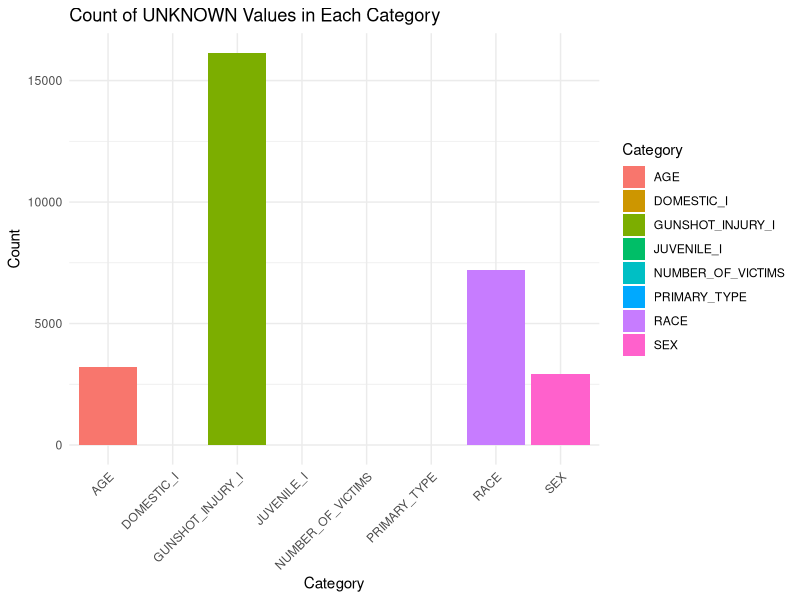
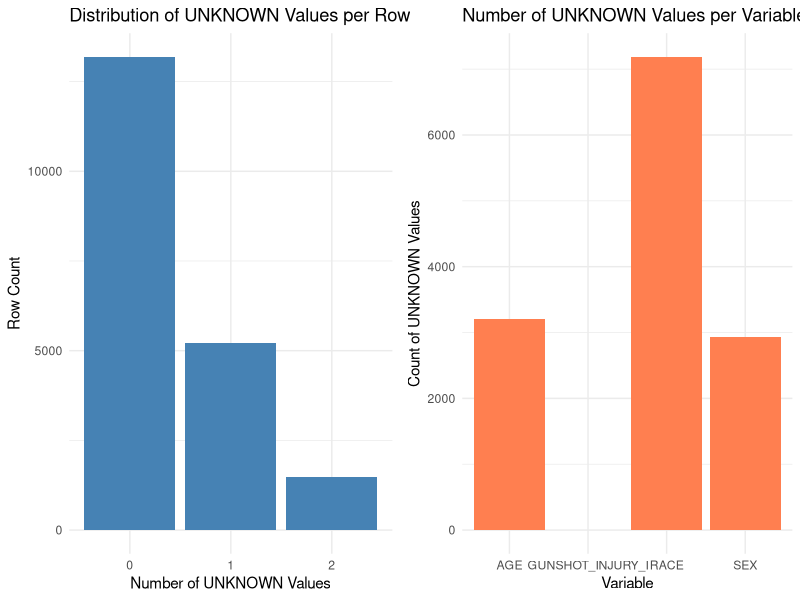
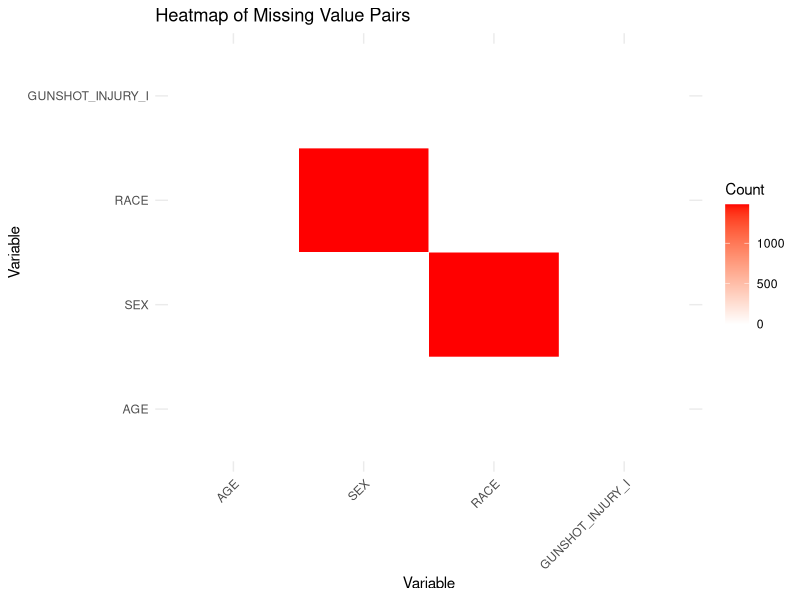
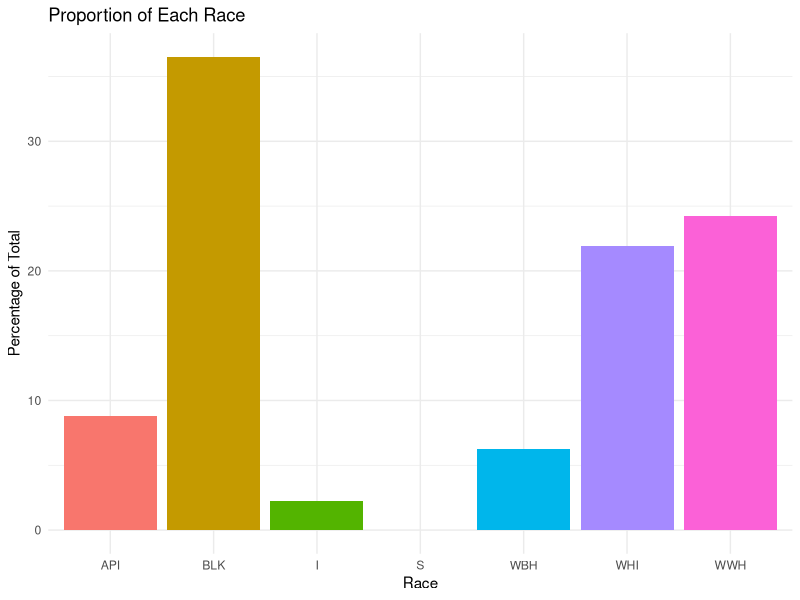
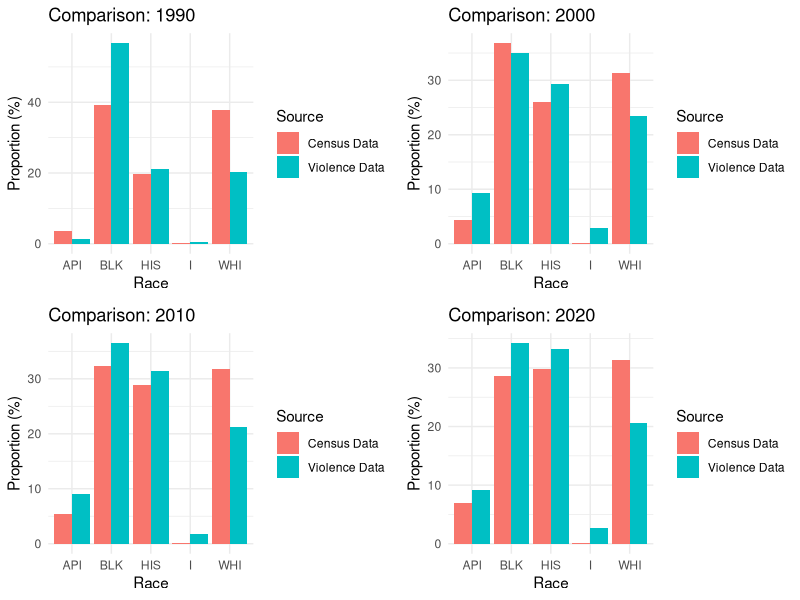
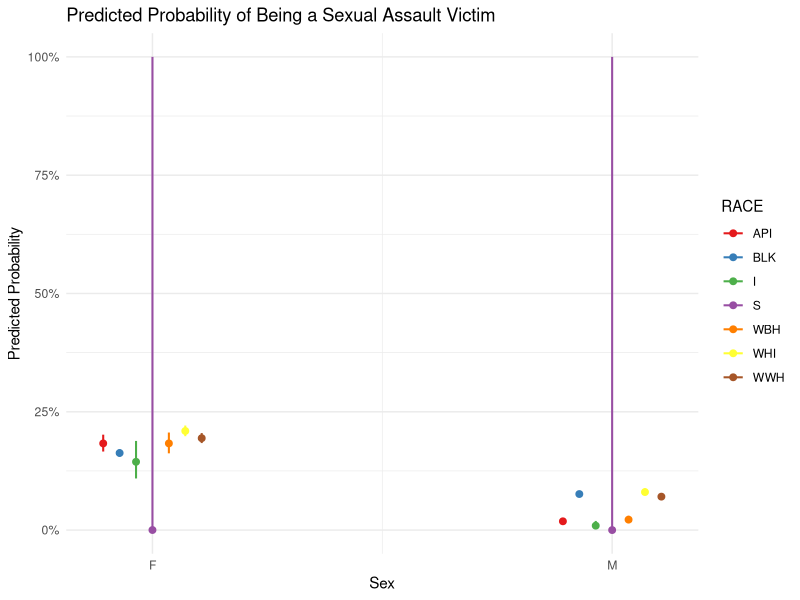

Write the R code that produced these figures, in order.
## ---- chunk 1
knitr::opts_chunk$set(echo = TRUE)
## ---- chunk 2
library(readr)
library(dplyr)
library(ggplot2)
library(reshape2)
library(gridExtra)
## ---- chunk 3
Violence_raw <- read_csv("Violence_Reduction_-_Victim_Demographics_-_Aggregated.csv", show_col_types = FALSE)
Violence_raw$Year <- substr(Violence_raw$TIME_PERIOD, 1, 4)
## ---- chunk 4
Violence_na <- Violence_raw[apply(Violence_raw[, c("AGE", "SEX", "RACE", "JUVENILE_I", 
                                                   "DOMESTIC_I", "GUNSHOT_INJURY_I", 
                                                   "NUMBER_OF_VICTIMS", "PRIMARY_TYPE")], 
                                  1, function(row) any(row == "UNKNOWN")), ]

Violence_remove_na <- Violence_raw[!apply(Violence_raw[, c("AGE", "SEX", "RACE", "JUVENILE_I", 
                                                            "DOMESTIC_I", "GUNSHOT_INJURY_I", 
                                                            "NUMBER_OF_VICTIMS", "PRIMARY_TYPE")], 
                                           1, function(row) any(row == "UNKNOWN")), ]


Violence_remove_na <- Violence_remove_na %>%
  mutate(Year = as.numeric(Year))

unknown_counts <- colSums(Violence_raw[, c("AGE", "SEX", "RACE", "JUVENILE_I", 
                                           "DOMESTIC_I", "GUNSHOT_INJURY_I", 
                                           "NUMBER_OF_VICTIMS", "PRIMARY_TYPE")] == "UNKNOWN")


unknown_df <- data.frame(Category = names(unknown_counts), Count = unknown_counts)

ggplot(unknown_df, aes(x = Category, y = Count, fill = Category)) +
  geom_bar(stat = "identity") +
  labs(title = "Count of UNKNOWN Values in Each Category",
       x = "Category",
       y = "Count") +
  theme_minimal() +
  theme(axis.text.x = element_text(angle = 45, hjust = 1))
## ---- chunk 5
Violence_na <- Violence_na %>%
  mutate(Year = as.numeric(Year),
         GUNSHOT_INJURY_I = ifelse(Year <= 2010 & GUNSHOT_INJURY_I == "UNKNOWN", 
                                   "Before2010", 
                                   GUNSHOT_INJURY_I))

Violence_na$missing_count <- rowSums(Violence_na == "UNKNOWN")

missing_summary <- table(Violence_na$missing_count)

variable_missing_counts <- colSums(Violence_na == "UNKNOWN")[c("AGE", "SEX", "RACE", "GUNSHOT_INJURY_I")]

missing_summary_df <- data.frame(Missing_Count = as.numeric(names(missing_summary)), 
                                 Count = as.numeric(missing_summary))

variable_missing_df <- data.frame(Variable = names(variable_missing_counts), 
                                  Count = as.numeric(variable_missing_counts))

p1 <- ggplot(missing_summary_df, aes(x = factor(Missing_Count), y = Count)) +
  geom_bar(stat = "identity", fill = "steelblue") +
  labs(title = "Distribution of UNKNOWN Values per Row", 
       x = "Number of UNKNOWN Values", 
       y = "Row Count") +
  theme_minimal()

p2 <- ggplot(variable_missing_df, aes(x = Variable, y = Count)) +
  geom_bar(stat = "identity", fill = "coral") +
  labs(title = "Number of UNKNOWN Values per Variable", 
       x = "Variable", 
       y = "Count of UNKNOWN Values") +
  theme_minimal()

grid.arrange(p1, p2, ncol = 2)
## ---- chunk 6
Violence_na$missing_count <- rowSums(Violence_na == "UNKNOWN")
df_missing_2 <- Violence_na[Violence_na$missing_count == 2, ]

vars <- c("AGE", "SEX", "RACE", "GUNSHOT_INJURY_I")
missing_matrix <- matrix(0, nrow = 4, ncol = 4, dimnames = list(vars, vars))

for (i in 1:nrow(df_missing_2)) {
  missing_vars <- names(df_missing_2[i, ])[df_missing_2[i, ] == "UNKNOWN"]
  if (length(missing_vars) == 2) {
    missing_matrix[missing_vars[1], missing_vars[2]] <- missing_matrix[missing_vars[1], missing_vars[2]] + 1
    missing_matrix[missing_vars[2], missing_vars[1]] <- missing_matrix[missing_vars[2], missing_vars[1]] + 1
  }
}

heatmap_data <- as.data.frame(as.table(missing_matrix))
colnames(heatmap_data) <- c("Variable1", "Variable2", "Count")

ggplot(heatmap_data, aes(x = Variable1, y = Variable2, fill = Count)) +
  geom_tile(color = "white") +
  scale_fill_gradient(low = "white", high = "red") +
  labs(title = "Heatmap of Missing Value Pairs", 
       x = "Variable", 
       y = "Variable", 
       fill = "Count") +
  theme_minimal() +
  theme(axis.text.x = element_text(angle = 45, hjust = 1))
## ---- chunk 7
Violence_na <- Violence_na %>%
  mutate(GUNSHOT_INJURY_I = ifelse(GUNSHOT_INJURY_I == "Before2010", "UNKOWN", GUNSHOT_INJURY_I))
Violence_na$missing_count <- rowSums(Violence_na == "UNKNOWN")
Violence_filtered <- Violence_na %>% filter(missing_count < 2) %>% select(-missing_count)
Violence_clean_missing <- bind_rows(Violence_remove_na, Violence_filtered)
## ---- chunk 8
Violence_clean_missing$Year <- as.numeric(Violence_clean_missing$Year)
year_ranges_5 <- split(Violence_clean_missing, cut(Violence_clean_missing$Year, 
                        breaks = seq(1991, 2026, by = 5), right = FALSE, labels = FALSE))
year_ranges_10 <- split(Violence_clean_missing, cut(Violence_clean_missing$Year, 
                         breaks = c(seq(1991, 2021, by = 10), 2026), right = FALSE, labels = FALSE))
for (i in seq_along(year_ranges_5)) {
  assign(paste0("Violence_5yr_", i), year_ranges_5[[i]])
}
for (i in seq_along(year_ranges_10)) {
  assign(paste0("Violence_10yr_", i), year_ranges_10[[i]])
}
## ---- chunk 9
temp_1 <- Violence_clean_missing
temp_1 <- temp_1 %>% filter(RACE != "UNKNOWN")
race_counts <- temp_1 %>%
  group_by(RACE) %>%
  summarise(Count = n()) %>%
  mutate(Proportion = Count / sum(Count) * 100)
ggplot(race_counts, aes(x = RACE, y = Proportion, fill = RACE)) +
  geom_bar(stat = "identity") +
  labs(title = "Proportion of Each Race", 
       x = "Race", 
       y = "Percentage of Total") +
  theme_minimal() +
  theme(legend.position = "none")
rm(temp_1)
gc()  
## ---- chunk 10
chicago_demographics <- data.frame(
  Year = c(1990, 2000, 2010, 2020),
  WHI= c(37.9, 31.3, 31.7, 31.4),
  BLK = c(39.1, 36.8, 32.3, 28.7),
  HIS = c(19.6, 26.0, 28.9, 29.8),
  API = c(3.7, 4.3, 5.4, 6.9),
  I = c(0.2,0.15,0.15,0.12)
)
chicago_demographics
## ---- chunk 11
plot_comparison <- function(violence_df, year, title) {
  filtered_df <- violence_df %>% filter(!(RACE %in% c("UNKNOWN", "S")))
  
  # Adjust HIS category by combining WBH and WWH into HIS
  filtered_df <- filtered_df %>%
    mutate(RACE = ifelse(RACE %in% c("WBH", "WWH"), "HIS", RACE))
  
  race_counts <- filtered_df %>%
    group_by(RACE) %>%
    summarise(Count = n()) %>%
    mutate(Proportion = Count / sum(Count) * 100)
  
  chicago_data <- chicago_demographics[chicago_demographics$Year == year, ]
  chicago_proportions <- data.frame(
    RACE = c("WHI", "BLK", "HIS", "API", "I"),
    Proportion = as.numeric(chicago_data[2:6])
  )
  
  race_counts$Source <- "Violence Data"
  chicago_proportions$Source <- "Census Data"
  combined_data <- bind_rows(race_counts, chicago_proportions)
  
  ggplot(combined_data, aes(x = RACE, y = Proportion, fill = Source)) +
    geom_bar(stat = "identity", position = "dodge") +
    labs(title = title, x = "Race", y = "Proportion (%)") +
    theme_minimal()
}

p1 <- plot_comparison(Violence_10yr_1, 1990, "Comparison: 1990")
p2 <- plot_comparison(Violence_10yr_2, 2000, "Comparison: 2000")
p3 <- plot_comparison(Violence_10yr_3, 2010, "Comparison: 2010")
p4 <- plot_comparison(Violence_10yr_4, 2020, "Comparison: 2020")

grid.arrange(p1, p2, p3, p4, ncol = 2, nrow = 2)
## ---- chunk 12
Violence_clean_missing
## ---- chunk 13
# Import library
library(dplyr)
library(ggplot2)
library(broom)
library(ggeffects)  #

# Binary variable
Violence_model_data <- Violence_clean_missing %>%
  filter(PRIMARY_TYPE != "UNKNOWN", SEX != "UNKNOWN", RACE != "UNKNOWN") %>%
  mutate(
    IS_SEXUAL_ASSAULT = ifelse(PRIMARY_TYPE == "CRIMINAL SEXUAL ASSAULT", 1, 0),
    SEX = factor(SEX),
    RACE = factor(RACE)
  )

# Logistic regression model 
model <- glm(IS_SEXUAL_ASSAULT ~ SEX * RACE, 
             data = Violence_model_data, 
             family = binomial)

# model summary
summary(model)  
tidy(model, exponentiate = TRUE, conf.int = TRUE)  

# probability predict
library(ggeffects)
pred <- ggpredict(model, terms = c("SEX", "RACE"))

# visuaization
plot(pred) +
  labs(title = "Predicted Probability of Being a Sexual Assault Victim",
       x = "Sex",
       y = "Predicted Probability") +
  theme_minimal()
